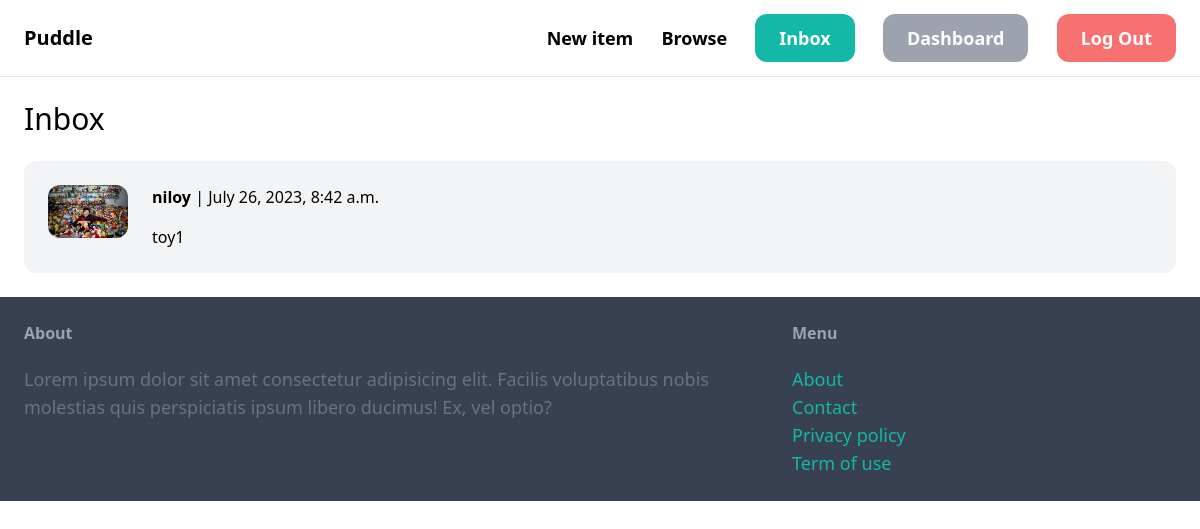
The page /inbox/ (signed in) on the database its author committed.
### conversation/models.py (models this page shows)
class Conversation(models.Model):
    item = models.ForeignKey(Item, related_name='conversations', on_delete=models.CASCADE)
    members = models.ManyToManyField(User, related_name='conversations')
    created_at = models.DateTimeField(auto_now_add=True)
    modified_at = models.DateTimeField(auto_now=True)
    class Meta:
        ordering = ('-modified_at',)

### item/models.py (models this page shows, shortened)
class Item(models.Model):
    category = models.ForeignKey(Category, related_name='items', on_delete=models.CASCADE)
    name = models.CharField(max_length=255)
    description = models.TextField(blank=True, null=True)
    price = models.FloatField()
    image = models.ImageField(upload_to='item_images',blank=True,null=True)
    is_sold = models.BooleanField(default=False)
    created_by = models.ForeignKey(User, related_name='items', on_delete=models.CASCADE)
    created_at = models.DateTimeField(auto_now_add=True)

### conversation/views.py (the view)
# urls.py: path('', views.inbox, name='inbox'),
@login_required
def inbox(request):
    conversations = Conversation.objects.filter(members__in=[request.user.id])
    return render(request, 'conversation/inbox.html', {
        'conversations': conversations
    })

### conversation/templates/conversation/inbox.html (shortened to what this page needs)
{% extends 'core/base.html' %}
{% block content %}
<h1 class="mb-6 text-3xl">Inbox</h1>
<div class="space-y-6">
    {% for conversation in conversations %}
        <a href="{% url 'conversation:detail' conversation.id %}">
            <div class="p-6 flex bg-gray-100 rounded-xl">
                <div class="pr-6">
                    <img src="{{ conversation.item.image.url }}" class="w-20 rounded-xl">
                </div>
                <div>
                    {% for member in conversation.members.all %}
                        {% if member != request.user %}
                            <p class="mb-4"><strong>{{ member.username }}</strong> | {{ conversation.modified_at }}</p>
                            <p>{{ conversation.item.name }}</p>
                        {% endif %}
                    {% endfor %}
                </div>
            </div>
        </a>
    {% endfor %}
</div>
{% endblock %}

### rows shown on the page
Conversation: item.image (picture), modified_at "July 26, 2023, 8:42 a.m.", item.name "toy1"

### other values the page prints
{{ member.username }} "niloy"
